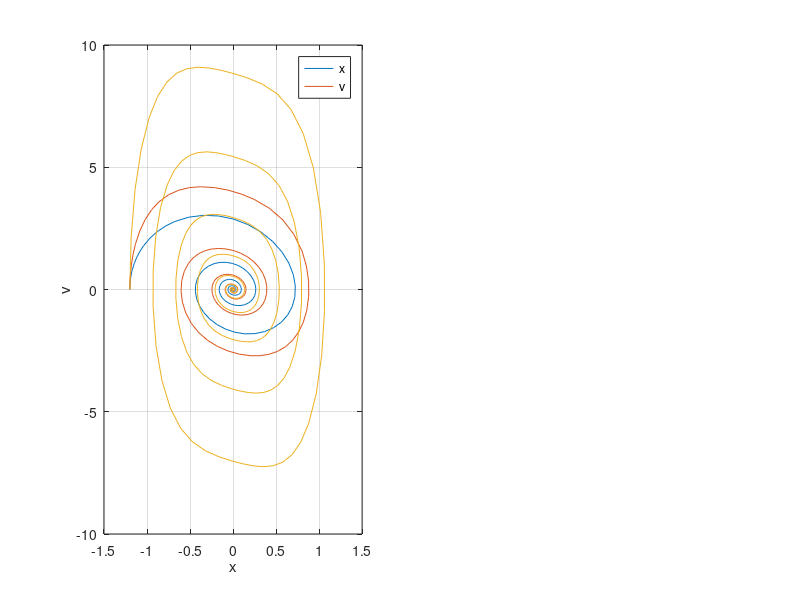

Write MATLAB code to recreate this figure. (Note: this script raises an error after producing the figure.)
clearvars

m = 1;
gamma = 1;   %prova 1, 0.2 e 4(osserva grafico sx e vedi sottoperiodi e periodi maggiori)
k1 = 10;
k3 = [0, 10, 80];
%k3 = [0, 2, 10];
A = 0.05;
f0 = 1;
omega = 2*pi*f0;

t0 = 0;
durata = 20;
x0 = -1.2; %try -1.4
v0 = 0;




% 2. Soluzione numerica usando ode45
%[tt xv] = ode45(ff,t0+[0 durata],[x0 v0]);
%xx = xv(:,1);
%vv = xv(:,2);


% Plot del risultato
figure(3);
subplot(1,2,1);


for i = 1:3
    ff = @(t, xv)[xv(2); -gamma*xv(2) - (k1/m)*xv(1) - (k3(i)/m)*xv(1)^3 + (A/m)*sin(omega * t)];
    [tt xv] = ode45(ff,t0+[0 durata],[x0 v0]);
    xx = xv(:,1);
    vv = xv(:,2);
    plot(xx, vv);
    if i == 1
        hold on
    end
    i
end




legend("x","v");
grid on;
%ylim([-1 1])
xlabel('tempo [s]');
ylabel('x & v');
%subplot(1,2,2);
%plot(xx,vv);
grid on;
%xlim([-0.2 0.2])
%ylim([-1 1])
xlabel('x');
ylabel('v');
sgtitle('Forzante non risonante')